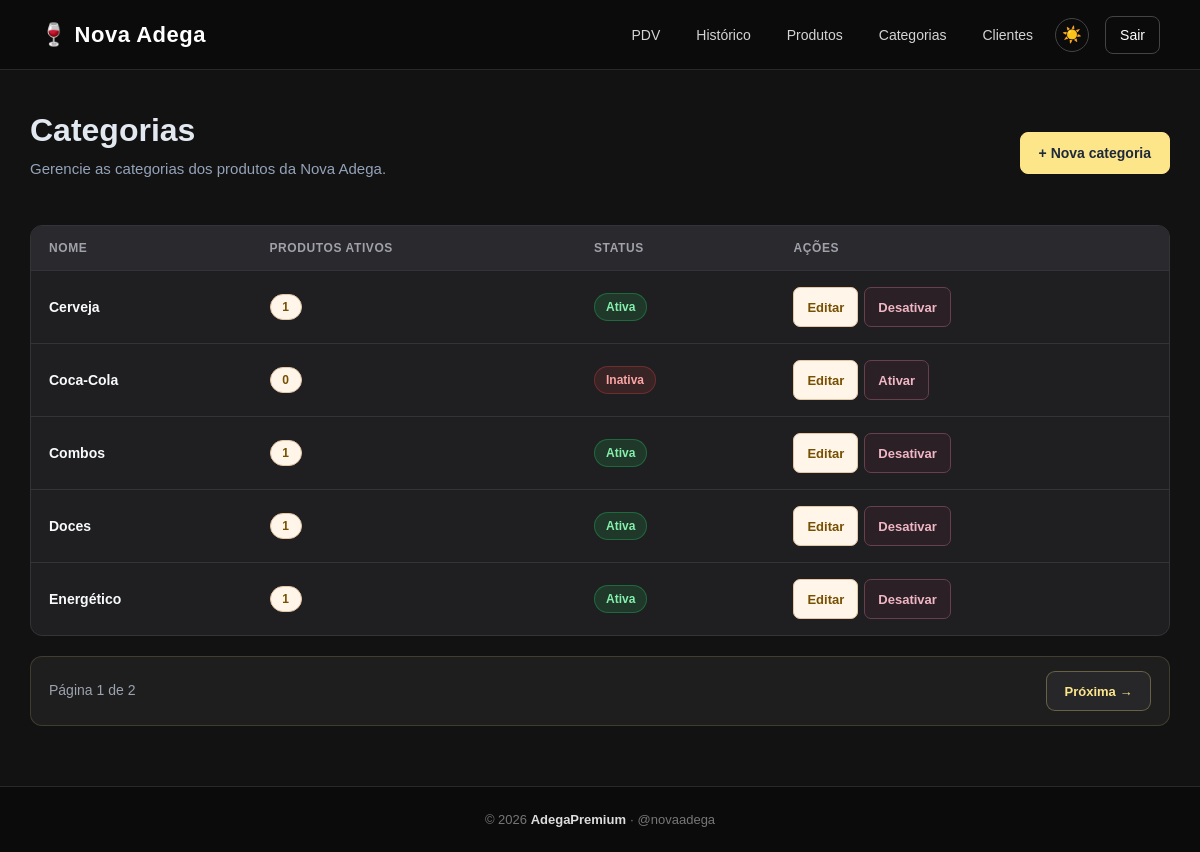
Before: /categorias/ (signed in) with the older database file.
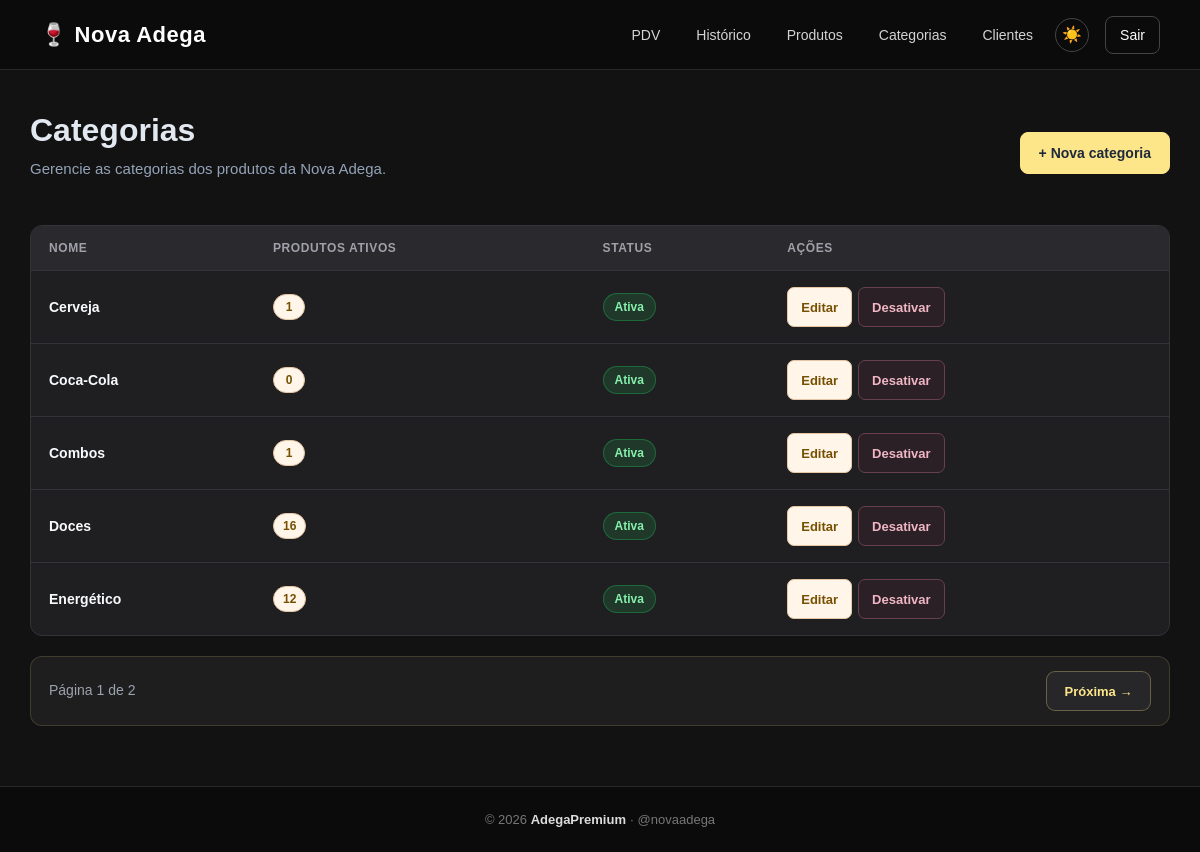
After: the same page with the newer database file.
### app/models/categoria.py (models this page shows)
class Categoria(Base):
    __tablename__ = "categorias"
    id = Column(
        Integer,
        primary_key=True,
        autoincrement=True,
        index=True
    )
    nome = Column(
        String(100),
        nullable=False,
        unique=True
    )
    ativo = Column(
        Boolean,
        nullable=False,
        default=True
    )
    produtos = relationship(
        "Produto",
        back_populates="categoria",
        lazy="select"
    )

### app/controllers/categoria_controller.py (the view)
@router.get("/")
def listar_categorias(
    request: Request,
    pagina: int = 1,
    por_pagina: int = 5,
    db: Session = Depends(get_db),
    admin = Depends(get_admin)
):
    if pagina < 1:
        pagina = 1
    total_categorias = db.query(Categoria).count()
    total_paginas = max(
        1,
        (total_categorias + por_pagina - 1) // por_pagina
    )
    if pagina > total_paginas:
        pagina = total_paginas
    categorias = (
        db.query(Categoria)
        .order_by(Categoria.nome)
        .offset((pagina - 1) * por_pagina)
        .limit(por_pagina)
        .all()
    )
    return templates.TemplateResponse(
        request,
        "categorias/index.html",
        {
            "request":    request,
            "usuario":    admin,
            "categorias": categorias,
            "pagina":     pagina,
            "por_pagina": por_pagina,
            "total_categorias": total_categorias,
            "total_paginas": total_paginas,
        }
    )

### app/templates/categorias/index.html (shortened to what this page needs)
{% extends "base.html" %}
{% block styles %}
<link rel="stylesheet" href="/static/CSS/categorias.css?v=9">
{% endblock %}
{% block content %}
<div class="container categorias-page">
    <section class="titulo-pagina">
        <div>
            <h1>Categorias</h1>
            <p>Gerencie as categorias dos produtos da Nova Adega.</p>
        </div>
        <a href="/categorias/nova" class="btn-nova">
            + Nova categoria
        </a>
    </section>
    <section class="categorias-listagem">
        <div class="categorias-tabela-desktop">
            <table>
                <thead>
                    <tr>
                        <th>Nome</th>
                        <th>Produtos ativos</th>
                        <th>Status</th>
                        <th>Ações</th>
                    </tr>
                </thead>
                <tbody>
                    {% for c in categorias %}
                    <tr>
                        <td class="categoria-nome">{{ c.nome }}</td>
                        <td>
                            <span class="quantidade-produtos">
                                {{ c.produtos | selectattr('ativo') | list | length }}
                            </span>
                        </td>
                        <td>
                            {% if c.ativo %}
                            <span class="status ativo">Ativa</span>
                            {% else %}
                            <span class="status inativo">Inativa</span>
                            {% endif %}
                        </td>
                        <td>
                            <div class="acoes">
                                <a href="/categorias/{{ c.id }}/editar" class="btn-editar">
                                    Editar
                                </a>
                                <form
                                    action="/categorias/{{ c.id }}/toggle-ativo"
                                    method="post"
                                    data-confirm="Tem certeza de que deseja {{ 'desativar' if c.ativo else 'ativar' }} a categoria {{ c.nome }}?"
                                    data-confirm-title="Confirmar categoria"
                                    data-confirm-button="{{ 'Desativar' if c.ativo else 'Ativar' }}"
                                >
                                    <button type="submit" class="btn-status">
                                        {{ "Desativar" if c.ativo else "Ativar" }}
                                    </button>
                                </form>
                            </div>
                        </td>
                    </tr>
                    {% endfor %}
                </tbody>
            </table>
        </div>
    </section>
    {% if total_categorias > 0 %}
    <div class="paginacao">
        <span>
            Página {{ pagina }} de {{ total_paginas }}
        </span>
        <div>
            {% if pagina < total_paginas %}
            <a href="/categorias?pagina={{ pagina + 1 }}&por_pagina={{ por_pagina }}">
                Próxima →
            </a>
            {% endif %}
        </div>
    </div>
    {% endif %}
</div>
{% endblock %}

Changed rows visible on the page:
changed Categoria "Coca-Cola": ativo "Ativar" → "Desativar"; ativo "Inativa" → "Ativa"
computed for Categoria "Doces": produtos|selectattr "1" → "16"
computed for Categoria "Energético": produtos|selectattr "1" → "12"
